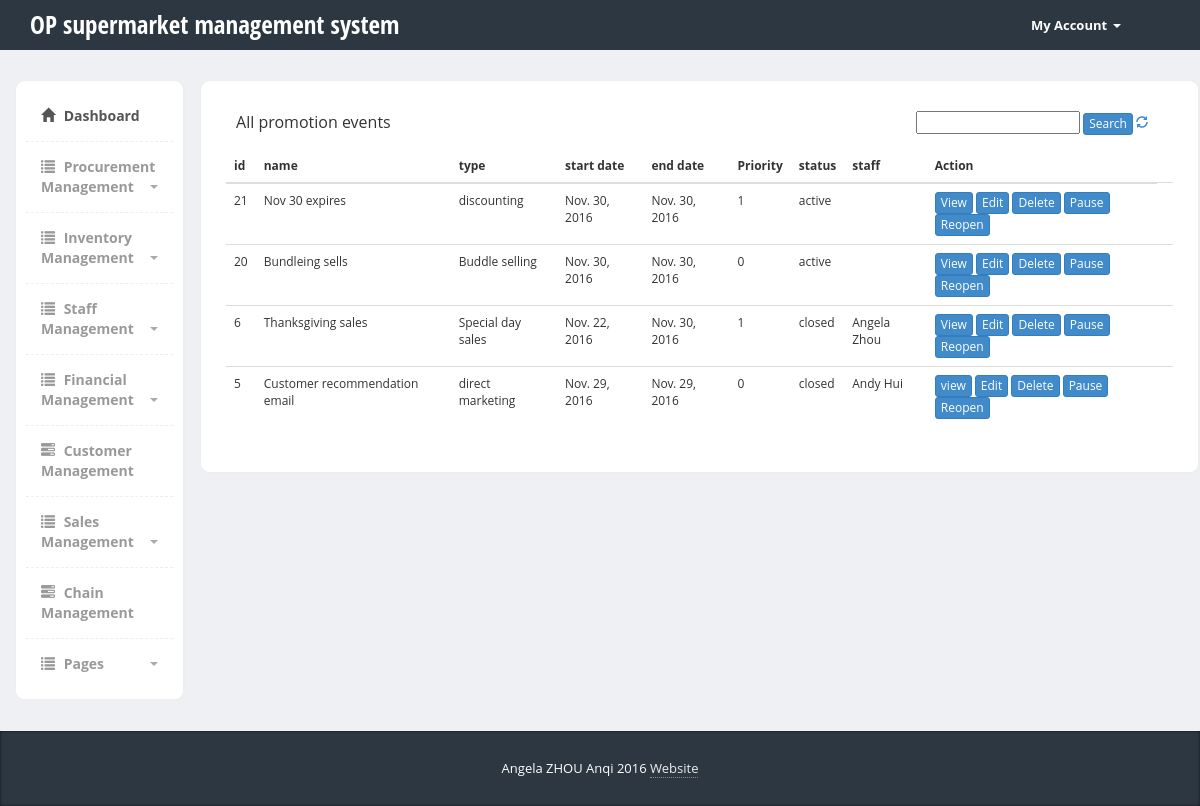
Before: /sms/sales_management/proact_management/ with the older database file.
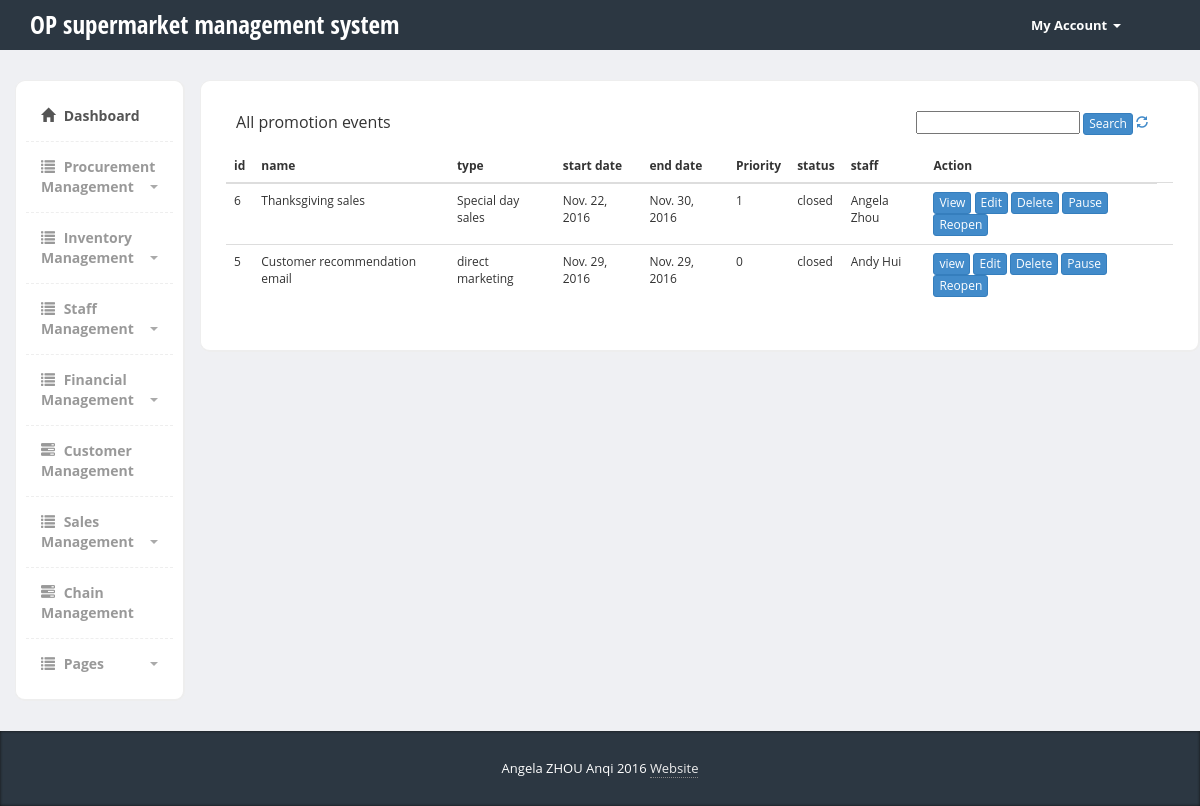
After: the same page with the newer database file.
### sms/models.py (models this page shows, shortened)
class Promo_event(models.Model):
    name = models.CharField(max_length=200)
    event_type= models.CharField(max_length=200)
    start_date   = models.DateField(default=datetime.now, blank=True)
    end_date   = models.DateField(default=datetime.now, blank=True)
    status = models.CharField(default='active', max_length=200)
    priority = models.IntegerField(default=1)
    staff = models.CharField(default=' ', max_length=200)

### sms/views.py (the view)
# urls.py: url(r'^sales_management/proact_view(?P<event_id>[0-9]+)/',views.proact_view,name ='proact_management')
def proact_management(request):
	event_list= Promo_event.objects.all().order_by('id').reverse()
	for event in event_list:
		if event.end_date < date.today():
			event.status = 'closed'
			event.save()
		elif event.start_date > date.today():
			event.status = 'Coming'
			event.save()
		elif event.status!='paused':
			event.status = 'active'
			event.save()
	context = {'event_list': event_list}
	return render(request, 'sms/promo_activitys.html', context)

### sms/templates/sms/promo_activitys.html (shortened to what the changed rows need)
{% load static %}
<!DOCTYPE html>
<html>
  <head>
    <link href="{% static 'sms/bootstrap/css/bootstrap.min.css'%}" rel="stylesheet">
    <link href="{% static 'sms/css/styles.css'%}" rel="stylesheet">
    <link href="{% static 'sms/vendors/font-awesome/css/font-awesome.min.css'%}" rel="stylesheet" type="text/css">
  </head>
  <body>
  	<div class="header">
	     <div class="container">
	        <div class="row">
	           <div class="col-md-5">
	              <div class="logo">
	                 <h1><a href="index.html">OP supermarket management system</a></h1>
	              </div>
	           </div>
	        </div>
	     </div>
	</div>
    <div class="page-content">
    	<div class="row">
          <div class="col-md-10">
        <div class="row">
          <div class="content-box-large">
            <div class="panel-body">
            <table cellpadding="0" cellspacing="0" border="0" class="table" cellspacing="0" >
              <thead>
                <tr>
                  <th>id</th>
                  <th>name</th>
                  <th>type</th>
                  <th>start date</th>
                  <th>end date</th>
                  <th>Priority</th>
                  <th>status</th>
                  <th>staff</th>
                  <th>Action</th>
                </tr>
              </thead>
              <tbody>
                {% if event_list%}
                  {% for event in event_list %}
                    <tr class="odd gradeX">
                      <td>{{ event.id}}</td>
                      <td>{{ event.name}}</td>
                      <td>{{ event.event_type}}</td>
                      <td>{{ event.start_date}}</td>
                      <td> {{ event.end_date}}</td>
                      <td> {{ event.priority}}</td>
                      <td> {{ event.status}}</td>
                      <td> {{ event.staff}}</td>
                      <td>
                            <button class="btn btn-primary btn-xs view_detail" id="{{ event.id}}" >View</button>
                            <button class="btn btn-primary btn-xs edit" id="{{ event.id}}" >Edit</button>
                            <button class="btn btn-primary btn-xs delete" id="{{ event.id}}">Delete</button>
                            <button class="btn btn-primary btn-xs pause" id="{{ event.id}}">Pause</button>
                            <button class="btn btn-primary btn-xs reopen" id="{{ event.id}}">Reopen</button>
                      <td>
                    </tr>
                    {% endfor %}
                  {%endif%}
              </tbody>
            </table>
        </div>
      </div>
        </div>
         </div>
    </div>
   </div>
  </body>
</html>

Changed rows visible on the page:
removed Promo_event: id "21", name "Nov 30 expires", event_type "discounting", start_date "Nov. 30, 2016", end_date "Nov. 30, 2016", priority "1", status "active"
removed Promo_event: id "20", name "Bundleing sells", event_type "Buddle selling", start_date "Nov. 30, 2016", end_date "Nov. 30, 2016", priority "0", status "active"
